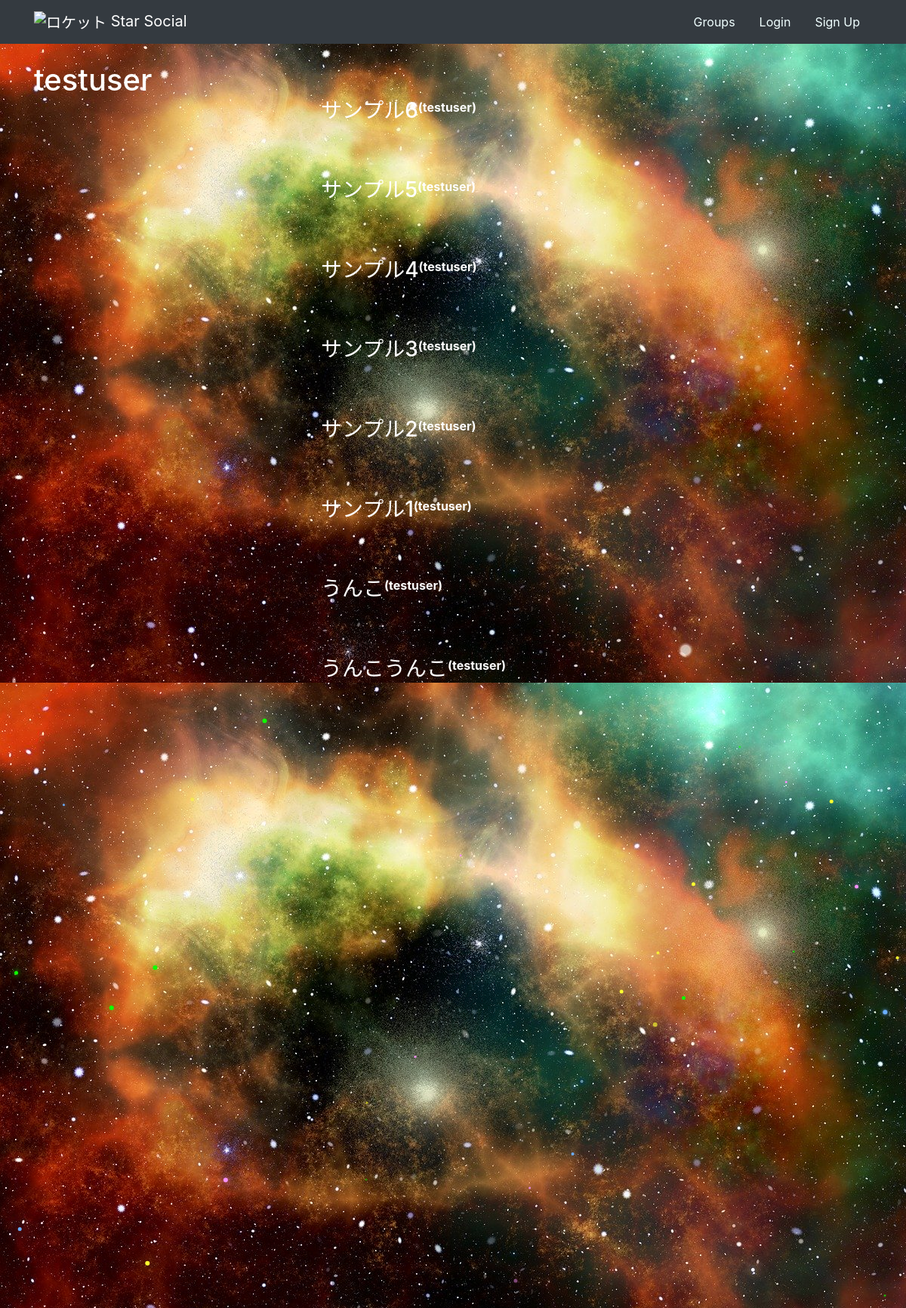
Screenshot of /posts/by/testuser/ with the database file from the repository.
### posts/models.py (models this page shows, shortened)
class Post(models.Model):
    user = models.ForeignKey(User,related_name='posts',on_delete=models.CASCADE)
    created_at = models.DateTimeField(auto_now=True)
    message = models.TextField()
    message_html = models.TextField(editable=False)
    group = models.ForeignKey(Group,related_name='posts',null=True,blank=True,on_delete=models.CASCADE)
    class Meta:
        ordering = ['-created_at']
        unique_together = ['user','message']

### posts/views.py (the view)
# urls.py: path('by/<username>/',views.UserPosts.as_view(),name='for_user'),
class UserPosts(generic.ListView):
    model = models.Post
    template_name = 'posts/user_post_list.html'
    def get_queryset(self):
        try:
            self.post_user = User.objects.prefetch_related('posts').get(username__iexact=self.kwargs.get('username'))
        except User.DoesNotExist:
            raise Http404
        else:
            return self.post_user.posts.all()
    def get_context_data(self,**kwargs):
        context = super().get_context_data(**kwargs)
        context['post_user'] = self.post_user
        return context

### posts/templates/posts/user_post_list.html
{% extends "posts/post_base.html" %}
{% block prepost %}
    <div class="col-md-4">
        <h1>{{ post_user.username }}</h1>
    </div>
{% endblock prepost %}
{% block post_content %}
    <div class="col-md-8">
        {% for post in post_list %}
          {% include "posts/_post.html" %}
        {% endfor %}
    </div>
{% endblock post_content %}

### posts/templates/posts/_post.html (shortened to what this page needs)
<div class="post media mt-sm-5">
    <h3>{{post.message_html|safe}}</h3>
    <div class="media-body">
        <span class="flash"><strong>({{ post.user.username }})</strong></span>
    </div>
</div>

### static/star_social_demo/css/master.css (style rules this page uses)
.flash { animation: Flash1 1.5s infinite; }
body { height: 140%; margin: 0; overflow: hidden; background-image: url("../images/universe-2742113_1920.jpg"); color:white; }

### rows the page displays
Post: message_html "サンプル6", user.username "testuser"
Post: message_html "サンプル5", user.username "testuser"
Post: message_html "サンプル4", user.username "testuser"
Post: message_html "サンプル3", user.username "testuser"
Post: message_html "サンプル2", user.username "testuser"
Post: message_html "サンプル1", user.username "testuser"
Post: message_html "うんこ", user.username "testuser"
Post: message_html "うんこうんこ", user.username "testuser"

### other values shown
{{ post_user.username }} "testuser"
